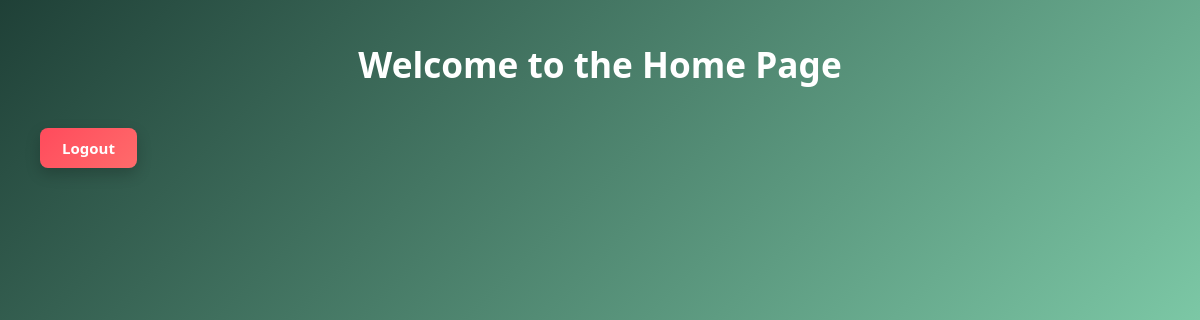
Before: / with the older database file.
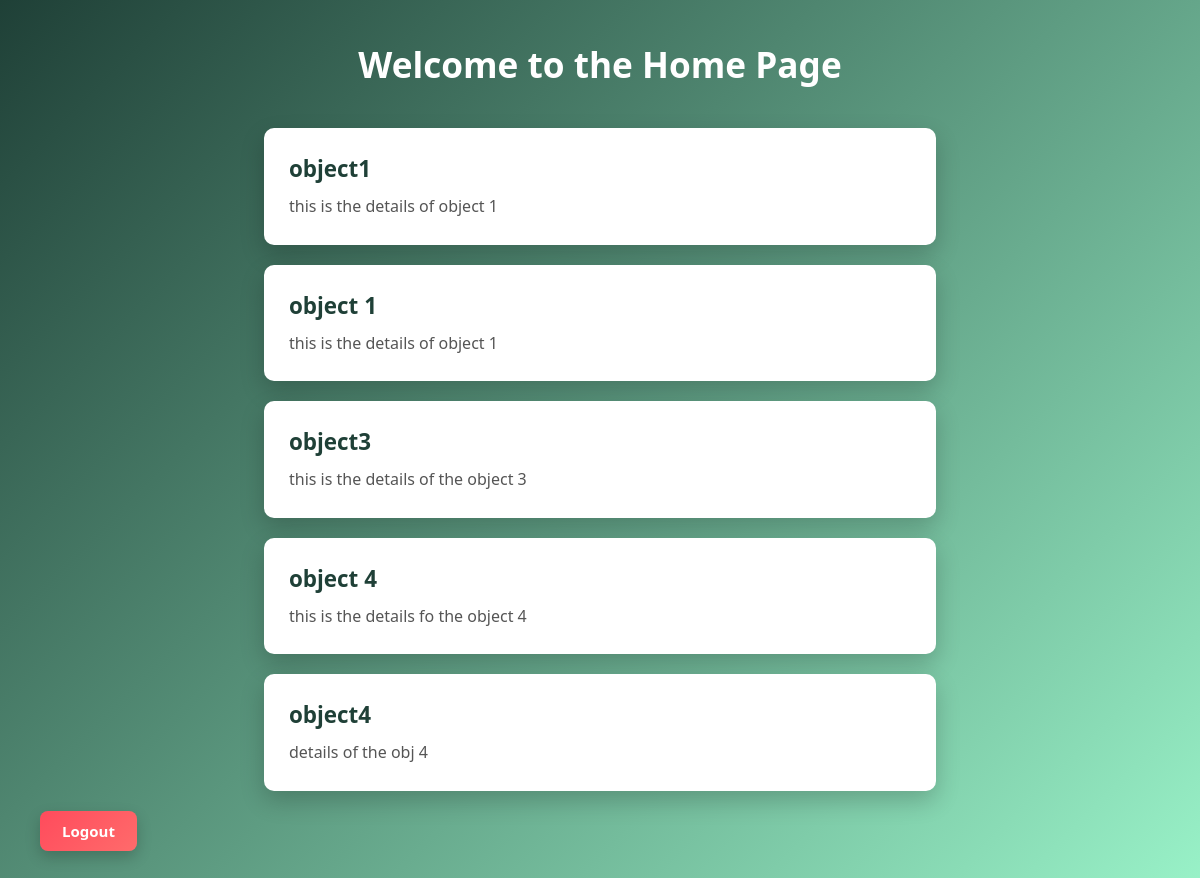
After: the same page with the newer database file.
### userauth/models.py (models this page shows)
class Features(models.Model):
    name = models.CharField(max_length= 100)
    details = models.CharField(max_length=500)

### userauth/views.py (the view)
# urls.py: path('', views.index, name='index'),
def index(request):
    features = Features.objects.all()
    return render(request , 'index.html', {"features": features})

### userauth/templates/index.html (shortened to what this page needs)
{% load static %}
<!doctype html>
<html lang="en">
  <head>
    <link rel="stylesheet" href="{% static 'index.css' %}" />
  </head>
  <body>
    {% if user.is_authenticated%}
    <h2>Welcome to the Home Page, {{user.username}}</h2>
    {% else %}
    <h2>Welcome to the Home Page</h2>
    {% endif %} {% for feature in features%}
    <div class="database">
      <h3>{{feature.name}}</h3>
      <p>{{feature.details}}</p>
    </div>
    {% endfor %}
    <button class="logout-btn">
      <a href="logout">Logout</a>
    </button>
  </body>
</html>

### userauth/static/index.css (style rules this page uses)
* { margin: 0; padding: 0; box-sizing: border-box; font-family: "Segoe UI", Tahoma, Geneva, Verdana, sans-serif; }
body { background: linear-gradient(135deg, #1f4037, #99f2c8); min-height: 100vh; padding: 40px; }
h2 { text-align: center; color: white; margin-bottom: 40px; font-size: 2.2rem; }
.database { background: white; border-radius: 10px; padding: 25px; margin: 20px auto; width: 60%; box-shadow: 0 10px 25px rgba(0, 0, 0, 0.2); transition: transform 0.3s ease; }
.database h3 { margin-bottom: 10px; color: #1f4037; font-size: 1.4rem; }
.database p { color: #555; line-height: 1.6; }
.logout-btn { padding: 10px 22px; border: none; border-radius: 8px; background: linear-gradient(135deg, #ff4b5c, #ff6b6b); font-size: 15px; font-weight: 600; cursor: pointer; box-shadow: 0 6px 15px rgba(0, 0, 0, 0.2); transition: all 0.3s ease; }
.logout-btn a { text-decoration: none; color: white; display: block; }

Changed rows visible on the page:
added Features: name "object1", details "this is the details of object 1"
added Features: name "object 1", details "this is the details of object 1"
added Features: name "object3", details "this is the details of the object 3"
added Features: name "object 4", details "this is the details fo the object 4"
added Features: name "object4", details "details of the obj 4"
